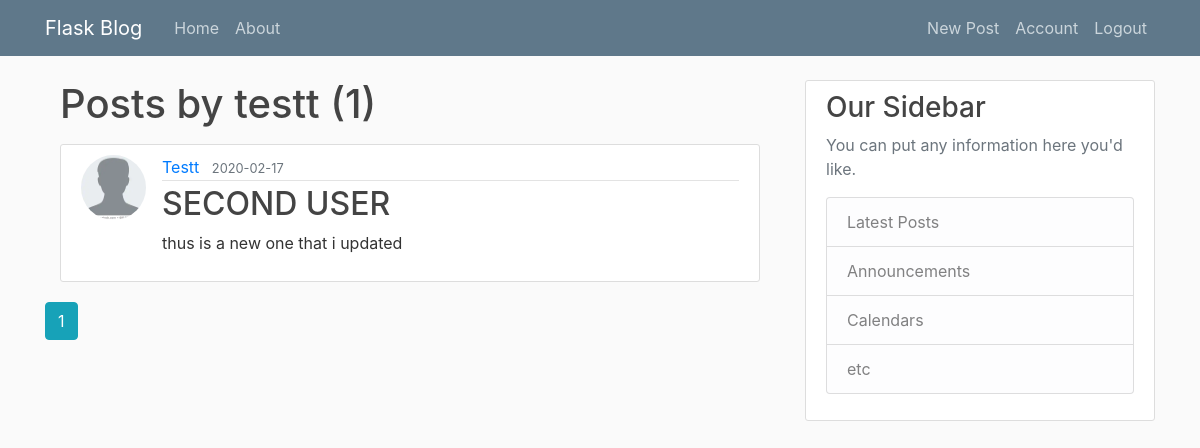
The app's page /user/testt (signed in) with its own data.
### flaskblog/models.py (models this page shows, shortened)
class User(db.Model, UserMixin):
    id = db.Column(db.Integer, primary_key = True)
    username = db.Column(db.String(20), nullable=False, unique=True)
    email = db.Column(db.String(120), nullable=False, unique=True)
    password = db.Column(db.String(), nullable=False)
    image_file = db.Column(db.String(60), nullable=False, default='default.jpg')
    posts = db.relationship('Post', backref='author', lazy=True)

class Post(db.Model):
    id = db.Column(db.Integer, primary_key = True)
    title = db.Column(db.String(100), nullable=False)
    content = db.Column(db.Text, nullable=False)
    posted_date = db.Column(db.DateTime, nullable=False, default=datetime.utcnow)
    user_id = db.Column(db.Integer, db.ForeignKey('user.id'),nullable=False)
    comments = db.relationship('Comment', backref='post', lazy=True)

### flaskblog/routes.py (the view)
@app.route('/user/<string:username>')
def user_posts(username):
    user = User.query.filter_by(username=username).first_or_404()
    page = request.args.get('page', 1, type=int)
    posts = Post.query.filter_by(author=user).\
                order_by(Post.posted_date.desc()).\
                    paginate(page=page, per_page=5)
    return render_template('user_posts.html', posts=posts, user=user)

### flaskblog/models.py (called while the page is built)
@login_manager.user_loader
def load_user(user_id):
    return User.query.get(int(user_id))

### flaskblog/templates/user_posts.html
{% extends 'layouts.html' %}
{% block content %}
  <div class="container">
    <h1 class="mb-3"> Posts by {{ user.username }} ({{ posts.total }}) </h1>
    {% for post in posts.items %}
      <article class="media content-section">
        <img class="rounded-circle article-img"src="{{ url_for('static', filename='profile_pics/'+post.author.image_file) }}" alt="">
        <div class="media-body">
          <div class="article-metadata">
            <a class="mr-2" href="{{ url_for('user_posts', username=post.author.username) }}">{{ post.author.username|capitalize }}</a>
            <small class="text-muted">{{ post.posted_date.strftime('%Y-%m-%d') }}</small>
          </div>
          <h2><a class="article-title" href="{{ url_for('post', post_id=post.id) }}">{{ post.title|upper }}</a></h2>
          <p class="article-content">{{ post.content|truncate }}</p>
        </div>
      </article>
    {% endfor %}
  </div>
  {% for page_num in posts.iter_pages(left_edge=1, right_edge=1, left_current=1, right_current=2) %}
        {% if page_num %}
          {% if posts.page == page_num %}
            <a class="btn btn-info mb-4" href="{{ url_for('user_posts', username=user.username,page=page_num) }}">{{ page_num }}</a>
          {% else %}
            <a class="btn btn-outline-info mb-4" href="{{ url_for('user_posts', username=user.username, page=page_num) }}">{{ page_num }}</a>
          {% endif %}
        {% else %}
          ...
        {% endif %}
  {% endfor %}
{% endblock content %}

### flaskblog/static/main.css (style rules this page uses)
body { background: #fafafa; color: #333333; margin-top: 5rem; }
h1, h2, h3, h4, h5, h6 { color: #444444; }
.content-section { background: #ffffff; padding: 10px 20px; border: 1px solid #dddddd; border-radius: 3px; margin-bottom: 20px; }
.article-title { color: #444444; }
.article-content { white-space: pre-line; }
.article-img { height: 65px; width: 65px; margin-right: 16px; }
.article-metadata { padding-bottom: 1px; margin-bottom: 4px; border-bottom: 1px solid #e3e3e3 }

### records on screen
User: username "testt"
Post: image_file (placeholder picture), author.username "Testt", posted_date "2020-02-17", title "SECOND USER", content "thus is a new one that i updated"

### other values on screen
{{ posts.total }} "1"
{{ page_num }} "1"
